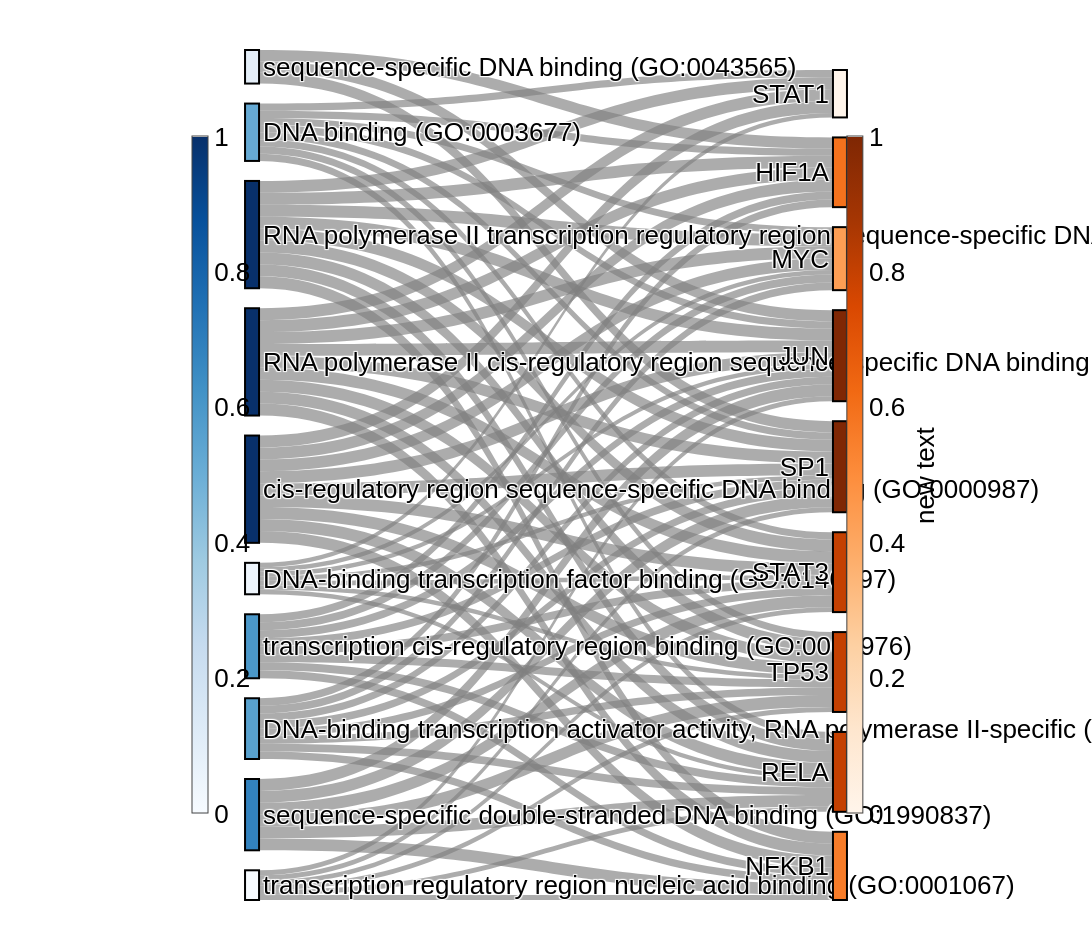

Notebook code cell kept with this figure:
### Code cell
# -*- coding: utf-8 -*-
import os, math
import numpy as np
import pandas as pd
import matplotlib.pyplot as plt

# ======= 配置 =======
res = r"F:\Program Files\gakkibot\3.GCKMGRN\3.GCKMGRN\Result\Specific\lung 500\enrich_out\enrichr_all_results.csv"
TOPN     = 20  # 导出与可视化的Top基因数

# ======= 1) 读取并清洗 =======
df = pd.read_csv(res)

# 统一列名（不同库导出的标题可能大小写/空格不同）
cols = {c.lower(): c for c in df.columns}
def pick(*names):
    for n in names:
        if n.lower() in cols: return cols[n.lower()]
    return None

col_term  = pick("Term")
col_genes = pick("Genes")
col_padj  = pick("Adjusted P-value", "Adjusted P value", "FDR q-value", "P-value")  # 有就用，没有就退化
if col_term is None or col_genes is None or col_padj is None:
    raise ValueError("缺少必须列：Term / Genes / (Adjusted P-value|FDR q-value|P-value)")

df = df[[col_term, col_genes, col_padj]].rename(columns={col_term:"Term", col_genes:"Genes", col_padj:"Padj"})

# 修复 p=0 下溢：用最小非零p的 1/10 作为地板
p = pd.to_numeric(df["Padj"], errors="coerce")
p_nonzero = p[p>0]
floor = (p_nonzero.min()/10.0) if len(p_nonzero) else 1e-8
p_fixed = p.replace(0, floor).clip(lower=floor, upper=1.0)
df["Padj_fixed"] = p_fixed
df["neglog10"]   = -np.log10(df["Padj_fixed"])

# 拆分条目中的基因集合
def split_genes(x):
    if pd.isna(x): return []
    s = str(x).replace(";", ",")
    return [g.strip() for g in s.split(",") if g.strip()]

df["GeneList"]   = df["Genes"].map(split_genes)
df["Term_size"]  = df["GeneList"].map(len)

# ======= 2) 计算三种关键基因分数 =======
records = []
for _, row in df.iterrows():
    w  = float(row["neglog10"])
    ts = max(int(row["Term_size"]), 1)
    for g in row["GeneList"]:
        records.append((g, w, ts))
tab = pd.DataFrame(records, columns=["Gene", "w", "term_size"])

# A: 频次×显著性
scoreA = tab.groupby("Gene")["w"].sum().rename("ScoreA")

# B: 惩罚大条目
scoreB = tab.assign(wb=tab["w"]/tab["term_size"]).groupby("Gene")["wb"].sum().rename("ScoreB")

# C: TF-IDF风格（df_gene: 出现于多少不同条目）
gene_df = tab.groupby("Gene")["term_size"].count()
N_terms = int(df.shape[0])
idf = (np.log((N_terms + 1) / (gene_df + 1)) + 1.0)  # 平滑
tabC = tab.merge(idf.rename("idf"), left_on="Gene", right_index=True)
scoreC = (tabC["w"]*tabC["idf"]).groupby(tabC["Gene"]).sum().rename("ScoreC")

scores = pd.concat([scoreA, scoreB, scoreC], axis=1).fillna(0.0)

# 标准化并合成最终分数
def z(x):
    mu, sd = x.mean(), x.std(ddof=0)
    return (x - mu) / (sd if sd>0 else 1.0)
scores_z = scores.apply(z)
scores_z["FinalScore"] = scores_z.mean(axis=1)

# 排序导出
ranked = scores.join(scores_z.add_suffix("_z")).sort_values("FinalScore_z", ascending=False)

# ======= 4) 证据链：条目 → 基因 的桑基图（可选） =======
try:
    import plotly.graph_objects as go
    # ===== 固定右侧关键基因（按指定顺序） =====
    FIXED_GENES = ['JUN', 'MYC', 'STAT3', 'STAT1', 'HIF1A', 'NFKB1', 'TP53', 'SP1', 'RELA']
    
    # 每个条目给每个基因的“贡献” = w 或 w/term_size
    df["Contribution"] = df["neglog10"]  # 也可改为 df["neglog10"]/df["Term_size"]
    edges = []
    for _, row in df.sort_values("neglog10", ascending=False).head(1000).iterrows():
        term = row["Term"]; w = float(row["Contribution"]); ts = int(row["Term_size"])
        for g in row["GeneList"]:
            edges.append((term, g, w, ts))
    df_contrib = pd.DataFrame(edges, columns=["Term","Gene","w","term_size"])
    
    # 若基因名大小写不一，先统一到大写：
    df_contrib['Gene'] = df_contrib['Gene'].astype(str).str.upper()
    fixed_set = [g for g in FIXED_GENES if g in set(df_contrib['Gene'])]
    
    if len(fixed_set) == 0:
        raise ValueError("固定基因列表在贡献表中一个都没命中，请检查基因名是否一致/是否需要去掉别名。")
    
    # 仅保留与固定右侧基因有关的贡献边
    df_contrib_fixed = df_contrib[df_contrib['Gene'].isin(fixed_set)].copy()
    
    # ===== 用“固定右侧基因”来重算术语打分并挑选 Top-M 术语 =====
    # 术语得分 = 对这些固定基因的权重累积
    df_term_score = (df_contrib_fixed.groupby('Term')['w']
                     .sum()
                     .sort_values(ascending=False)
                     .reset_index(name='term_score'))
    
    M = 10  # Top-M 术语数
    top_terms = df_term_score['Term'].head(M).tolist()
    
    # 画图用的数据：只保留{top_terms × fixed_set}的连边
    df_plot = df_contrib_fixed[df_contrib_fixed['Term'].isin(top_terms)].copy()
    
    # 右侧基因保持给定顺序
    right_genes = fixed_set  # 顺序即 FIXED_GENES 中的相对顺序
    
    nodes = list(top_terms) + right_genes
    idx   = {n:i for i,n in enumerate(nodes)}
    link_source = df_plot["Term"].map(idx).tolist()
    link_target = df_plot["Gene"].map(idx).tolist()
    link_value  = df_plot["w"].tolist()
    
    # 计算强度
    outgoing_flow = df_plot.groupby("Term")["w"].sum()  # GO outgoing
    incoming_flow = df_plot.groupby("Gene")["w"].sum()  # Gene incoming
    
    # 归一化：log1p scaled
    def log1p_norm(s):
        log_s = np.log1p(s)
        return (log_s - log_s.min()) / (log_s.max() - log_s.min()) if log_s.max() > log_s.min() else [0.5] * len(log_s)
    
    norm_out = log1p_norm(outgoing_flow.reindex(top_terms))
    norm_in = log1p_norm(incoming_flow.reindex(right_genes))
    
    # 生成颜色：左侧Blues，右侧Oranges
    go_colors = [plt.cm.Blues(n) for n in norm_out]
    go_hex = ['#%02x%02x%02x' % (int(r*255), int(g*255), int(b*255)) for r,g,b,a in go_colors]
    gene_colors = [plt.cm.Oranges(n) for n in norm_in]
    gene_hex = ['#%02x%02x%02x' % (int(r*255), int(g*255), int(b*255)) for r,g,b,a in gene_colors]
    node_colors = go_hex + gene_hex
    
    # 连线：灰色，透明度0.65
    link_colors = ['rgba(128,128,128,0.65)'] * len(link_value)
    
    fig = go.Figure(go.Sankey(
        arrangement="snap",
        node=dict(label=nodes, pad=20, thickness=14, line=dict(color='black', width=2), color=node_colors),
        link=dict(source=link_source, target=link_target, value=link_value, color=link_colors),
        domain=dict(x=[0.12, 0.88])  # 压缩主图，留空间给色条
    ))
    fig.update_layout(width=3000, height=950,
                      margin=dict(l=150, r=150, t=50, b=50),  # 增加边距避免遮挡
                      font=dict(family="Arial Black, Arial", size=26, color='black'),
                      template=None,
                      paper_bgcolor='rgba(0,0,0,0)',
                      plot_bgcolor='rgba(0,0,0,0)')
    
    # 添加左侧色条：GO flow (Blues)
    fig.add_trace(go.Scatter(
        x=[None], y=[None], mode='markers',
        marker=dict(
            size=0,
            color=[0, 1],  # 0-1归一化
            colorscale='Blues',
            showscale=True,
            colorbar=dict(
                title=dict(side='right'),
                x=0.04, xanchor='left', y=0.5, yanchor='middle',
                len=0.82, thickness=16,
                bgcolor='rgba(255,255,255,0.0)', borderwidth=0
            )
        ),
        showlegend=False
    ))
    
    # 添加右侧色条：Gene flow (Oranges)，标题用annotation
    fig.add_trace(go.Scatter(
        x=[None], y=[None], mode='markers',
        marker=dict(
            size=0,
            color=[0, 1],  # 0-1归一化
            colorscale='Oranges',
            showscale=True,
            colorbar=dict(
                title=dict(side='right'),  # 标题置空，用annotation
                x=0.96, xanchor='right', y=0.5, yanchor='middle',
                len=0.82, thickness=16,
                bgcolor='rgba(255,255,255,0.0)', borderwidth=0
            )
        ),
        showlegend=False
    ))
    
    # 添加右侧色条标题annotation
    fig.add_annotation(
        x=1.00, y=0.5, xref='paper', yref='paper',
        showarrow=False, textangle=-90,
        font=dict(size=26, color='black')
    )
    
    # 隐藏笛卡尔坐标轴
    fig.update_xaxes(visible=False)
    fig.update_yaxes(visible=False)

    # ② 先显示，再保存（或反过来也行）
    fig.show()

except Exception as e:
    # ③ 不要静默吞错，至少打个日志
    print("[Plotly Sankey ERROR]", repr(e))

### Figure 1 — Plotly figure (JSON) as saved in the notebook; plotly's stock layout.template omitted (floating-point values rounded to 4 significant figures)
{"data": [{"arrangement": "snap", "domain": {"x": [0.12, 0.88]}, "link": {"color": ["rgba(128,128,128,0.65)", "rgba(128,128,128,0.65)", "rgba(128,128,128,0.65)", "rgba(128,128,128,0.65)", "rgba(128,128,128,0.65)", "rgba(128,128,128,0.65)", "rgba(128,128,128,0.65)", "rgba(128,128,128,0.65)", "rgba(128,128,128,0.65)", "rgba(128,128,128,0.65)", "rgba(128,128,128,0.65)", "rgba(128,128,128,0.65)", "rgba(128,128,128,0.65)", "rgba(128,128,128,0.65)", "rgba(128,128,128,0.65)", "rgba(128,128,128,0.65)", "rgba(128,128,128,0.65)", "rgba(128,128,128,0.65)", "rgba(128,128,128,0.65)", "rgba(128,128,128,0.65)", "rgba(128,128,128,0.65)", "rgba(128,128,128,0.65)", "rgba(128,128,128,0.65)", "rgba(128,128,128,0.65)", "rgba(128,128,128,0.65)", "rgba(128,128,128,0.65)", "rgba(128,128,128,0.65)", "rgba(128,128,128,0.65)", "rgba(128,128,128,0.65)", "rgba(128,128,128,0.65)", "rgba(128,128,128,0.65)", "rgba(128,128,128,0.65)", "rgba(128,128,128,0.65)", "rgba(128,128,128,0.65)", "rgba(128,128,128,0.65)", "rgba(128,128,128,0.65)", "rgba(128,128,128,0.65)", "rgba(128,128,128,0.65)", "rgba(128,128,128,0.65)", "rgba(128,128,128,0.65)", "rgba(128,128,128,0.65)", "rgba(128,128,128,0.65)", "rgba(128,128,128,0.65)", "rgba(128,128,128,0.65)", "rgba(128,128,128,0.65)", "rgba(128,128,128,0.65)", "rgba(128,128,128,0.65)", "rgba(128,128,128,0.65)", "rgba(128,128,128,0.65)", "rgba(128,128,128,0.65)", "rgba(128,128,128,0.65)", "rgba(128,128,128,0.65)", "rgba(128,128,128,0.65)", "rgba(128,128,128,0.65)", "rgba(128,128,128,0.65)", "rgba(128,128,128,0.65)", "rgba(128,128,128,0.65)", "rgba(128,128,128,0.65)", "rgba(128,128,128,0.65)", "rgba(128,128,128,0.65)", "rgba(128,128,128,0.65)", "rgba(128,128,128,0.65)", "rgba(128,128,128,0.65)", "rgba(128,128,128,0.65)", "rgba(128,128,128,0.65)", "rgba(128,128,128,0.65)", "rgba(128,128,128,0.65)", "rgba(128,128,128,0.65)", "rgba(128,128,128,0.65)", "rgba(128,128,128,0.65)", "rgba(128,128,128,0.65)", "rgba(128,128,128,0.65)", "rgba(128,128,128,0.65)"], "source": [0, 0, 0, 0, 0, 0, 0, 0, 0, 1, 1, 1, 1, 1, 1, 1, 1, 1, 2, 2, 2, 2, 2, 2, 2, 2, 2, 3, 3, 3, 3, 3, 3, 7, 7, 7, 4, 4, 4, 4, 4, 4, 4, 4, 5, 5, 5, 5, 5, 5, 5, 5, 6, 6, 6, 6, 6, 6, 6, 6, 9, 9, 9, 9, 9, 9, 8, 8, 8, 8, 8, 8, 8], "target": [11, 14, 10, 13, 12, 15, 17, 16, 18, 11, 14, 10, 13, 12, 15, 17, 16, 18, 11, 14, 10, 13, 12, 15, 17, 16, 18, 16, 10, 18, 12, 15, 17, 14, 10, 17, 11, 16, 14, 10, 18, 12, 15, 17, 11, 16, 14, 10, 18, 12, 15, 17, 11, 16, 14, 10, 18, 13, 12, 17, 16, 10, 15, 17, 18, 12, 11, 16, 10, 17, 18, 13, 12], "value": [299.0, 299.0, 299.0, 299.0, 299.0, 299.0, 299.0, 299.0, 299.0, 299.0, 299.0, 299.0, 299.0, 299.0, 299.0, 299.0, 299.0, 299.0, 299.0, 299.0, 299.0, 299.0, 299.0, 299.0, 299.0, 299.0, 299.0, 298.0, 298.0, 298.0, 298.0, 298.0, 298.0, 280.6, 280.6, 280.6, 200.6, 200.6, 200.6, 200.6, 200.6, 200.6, 200.6, 200.6, 190.4, 190.4, 190.4, 190.4, 190.4, 190.4, 190.4, 190.4, 179.9, 179.9, 179.9, 179.9, 179.9, 179.9, 179.9, 179.9, 124.2, 124.2, 124.2, 124.2, 124.2, 124.2, 112.6, 112.6, 112.6, 112.6, 112.6, 112.6, 112.6]}, "node": {"color": ["#08306b", "#08306b", "#08306b", "#3282be", "#4b98c9", "#58a1ce", "#66aad4", "#e4eef8", "#eef5fc", "#f7fbff", "#7f2704", "#fd9e54", "#c44001", "#fff5eb", "#f4721d", "#f77c29", "#c44001", "#7f2704", "#c44001"], "label": ["RNA polymerase II transcription regulatory region sequence-specific DNA binding (GO:0000977)", "RNA polymerase II cis-regulatory region sequence-specific DNA binding (GO:0000978)", "cis-regulatory region sequence-specific DNA binding (GO:0000987)", "sequence-specific double-stranded DNA binding (GO:1990837)", "transcription cis-regulatory region binding (GO:0000976)", "DNA-binding transcription activator activity, RNA polymerase II-specific (GO:0001228)", "DNA binding (GO:0003677)", "sequence-specific DNA binding (GO:0043565)", "DNA-binding transcription factor binding (GO:0140297)", "transcription regulatory region nucleic acid binding (GO:0001067)", "JUN", "MYC", "STAT3", "STAT1", "HIF1A", "NFKB1", "TP53", "SP1", "RELA"], "line": {"color": "black", "width": 2}, "pad": 20, "thickness": 14}, "type": "sankey"}, {"marker": {"color": [0, 1], "colorbar": {"bgcolor": "rgba(255,255,255,0.0)", "borderwidth": 0, "len": 0.82, "thickness": 16, "title": {"side": "right"}, "x": 0.04, "xanchor": "left", "y": 0.5, "yanchor": "middle"}, "colorscale": [[0, "rgb(247,251,255)"], [0.125, "rgb(222,235,247)"], [0.25, "rgb(198,219,239)"], [0.375, "rgb(158,202,225)"], [0.5, "rgb(107,174,214)"], [0.625, "rgb(66,146,198)"], [0.75, "rgb(33,113,181)"], [0.875, "rgb(8,81,156)"], [1, "rgb(8,48,107)"]], "showscale": true, "size": 0}, "mode": "markers", "showlegend": false, "type": "scatter", "x": [null], "y": [null]}, {"marker": {"color": [0, 1], "colorbar": {"bgcolor": "rgba(255,255,255,0.0)", "borderwidth": 0, "len": 0.82, "thickness": 16, "title": {"side": "right"}, "x": 0.96, "xanchor": "right", "y": 0.5, "yanchor": "middle"}, "colorscale": [[0, "rgb(255,245,235)"], [0.125, "rgb(254,230,206)"], [0.25, "rgb(253,208,162)"], [0.375, "rgb(253,174,107)"], [0.5, "rgb(253,141,60)"], [0.625, "rgb(241,105,19)"], [0.75, "rgb(217,72,1)"], [0.875, "rgb(166,54,3)"], [1, "rgb(127,39,4)"]], "showscale": true, "size": 0}, "mode": "markers", "showlegend": false, "type": "scatter", "x": [null], "y": [null]}], "layout": {"annotations": [{"font": {"color": "black", "size": 26}, "showarrow": false, "textangle": -90, "x": 1, "xref": "paper", "y": 0.5, "yref": "paper"}], "font": {"color": "black", "family": "Arial Black, Arial", "size": 26}, "height": 950, "margin": {"b": 50, "l": 150, "r": 150, "t": 50}, "paper_bgcolor": "rgba(0,0,0,0)", "plot_bgcolor": "rgba(0,0,0,0)", "width": 3000, "xaxis": {"visible": false}, "yaxis": {"visible": false}}}
